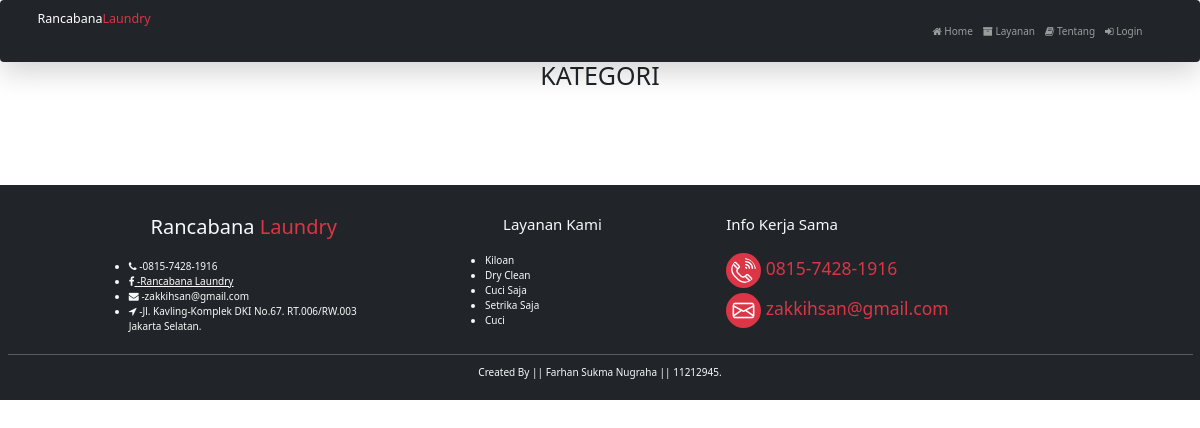
The page /service.php on the database as committed earlier.
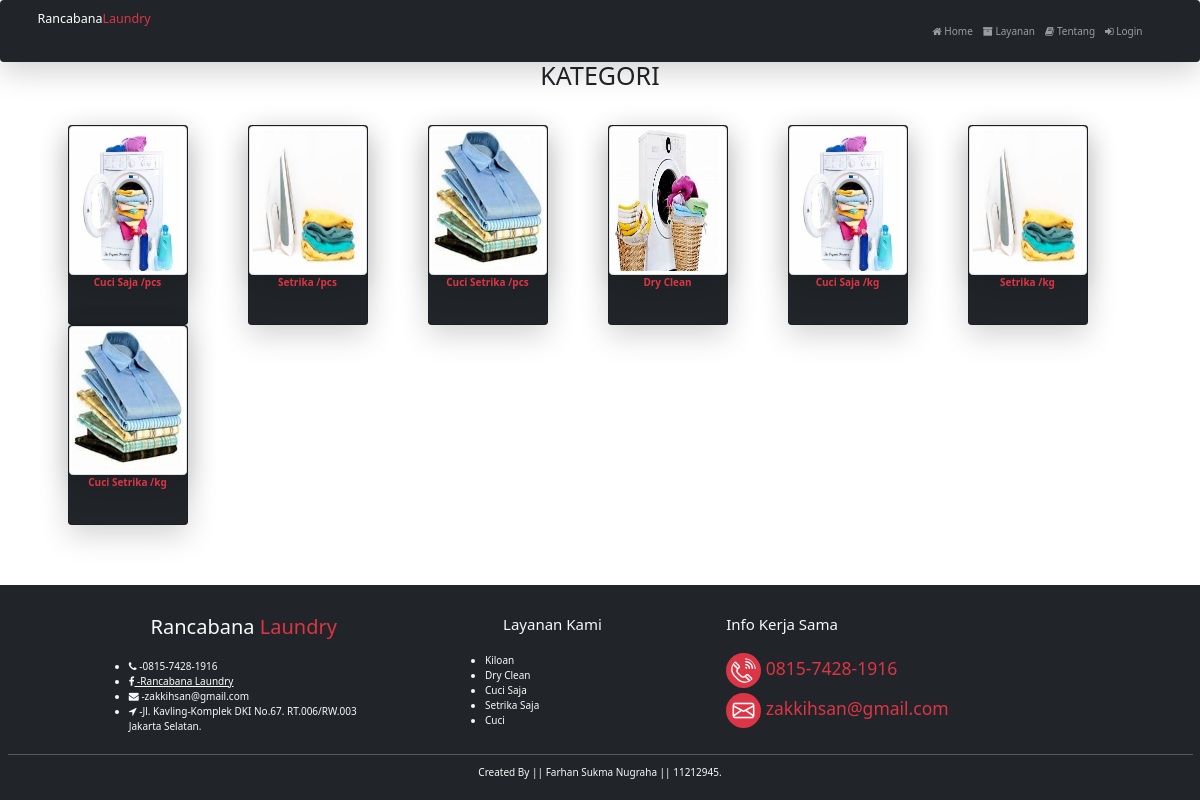
The same page on the database as committed later.
### tables this page shows
CREATE TABLE `kategori` (
  `id_kategori` int(11) NOT NULL,
  `nama_kategori` varchar(100) NOT NULL,
  `proses` varchar(100) NOT NULL,
  `des_kategori` text NOT NULL,
  `foto_kategori` varchar(100) NOT NULL
);

### service.php (the view, shortened to what this page needs)
<?php
	require_once("inc/navbar.php");
  require_once("koneksi.php");
  $query = "SELECT * FROM kategori";
  $data = mysqli_query($conn, $query);
?>
<br><br>
<div class="container">
	<h1 class="text-bs-primary text-center text-upper">KATEGORI</h1>
	<div class="row p-5">
	<?php
    if (mysqli_num_rows($data) > 0) {
    while ($kategori = mysqli_fetch_assoc($data)) {
    ?>
				<div class="col-md-2">
					<a href="paket.php?id=<?= $kategori['id_kategori']; ?>" class="card bg-dark text-center shadow-lg" style="width: 12rem; height: 20rem;">
						<img class="img-thumbnail shadow-lg h-75 w-100" src="img/<?= $kategori['foto_kategori']; ?>">
						<p class="text-center fw-bold text-danger"><?= $kategori['nama_kategori']; ?></p>
					</a>
				</div>
                <?php }
     }?>
	</div>
	</div>
	<?php require_once("inc/footer-nav.php"); ?>
<?php require_once("inc/footer.php"); ?>

### inc/header.php (shortened to what this page needs)
<!DOCTYPE html>
<html>
<head>
	<link href="assets/css/bootstrap.css" rel="stylesheet">
	<link rel="stylesheet" type="text/css" href="assets/css/bootstrap.min.css">
 	<link rel="stylesheet" type="text/css" href="assets/css/style.css">
	<link rel="stylesheet" type="text/css" href="assets/css/fontawesome-all.min.css">
	<link rel="stylesheet" type="text/css" href="assets/css/all.min.css">
	<link rel="stylesheet" href="assets/css/font-awesome.min.css">
	<link rel="stylesheet" href="https://maxcdn.bootstrapcdn.com/font-awesome/4.4.0/css/font-awesome.min.css">
</head>

### inc/navbar.php (shortened to what this page needs)
<?php
	require_once("inc/header.php");
?>
<nav class="navbar navbar-expand-lg navbar-dark bg-dark shadow-lg fixed-top">
  <div class="container">
    <a class="navbar-brand" href="index.php">Rancabana<span class="text-danger">Laundry</span></a>
    <div class="collapse navbar-collapse text-right" id="navbarNav">
    <?php if (isset($_SESSION["pelanggan"])): ?>
    <ul class="navbar-nav ms-auto mb-2 mb-lg-0">
        <li class="nav-item">
        <a class="nav-link" href="index.php"><i class="fa fa-home icon-small"></i> Home</a>
        </li>
        <li class="nav-item">
          <a class="nav-link" href="keranjang.php"><i class="fa fa-shopping-cart icon-small"></i> Keranjang</a>
        </li>
        <li class="nav-item">
          <a class="nav-link" href="paket.php"><i class="fa fa-archive icon-small"></i> Layanan</a>
        </li>
        <li class="nav-item dropdown">
          <a class="nav-link dropdown-toggle" href="akun.php" role="button" data-bs-toggle="dropdown" aria-expanded="false"><i class="fa fa-user icon-small"></i> Akun
          </a>
          <ul class="dropdown-menu">
            <li><a class="dropdown-item" href="akun.php">Data Akun</a></li>
            <li><a class="dropdown-item" href="riwayat.php">Riwayat Belanja</a></li>
          </ul>
        </li>
        <li class="nav-item">
        <a class="nav-link" href="logout.php"><i class="fa fa-sign-out icon-small"></i> logout</a>
        </li>
      </ul>
      <?php else : ?>
      <ul class="navbar-nav ms-auto mb-2 mb-lg-0">
        <li class="nav-item">
        <a class="nav-link" href="index.php"><i class="fa fa-home icon-small"></i> Home</a>
        </li>
        <li class="nav-item">
          <a class="nav-link" href="paket.php"><i class="fa fa-archive icon-small"></i> Layanan</a>
        </li>
        <li class="nav-item">
        <a class="nav-link" href="about.php"><i class="fa fa-book icon-small"></i> Tentang</a>
        </li>
        <li class="nav-item">
        <a class="nav-link" href="login/login.php"><i class="fa fa-sign-in icon-small"></i> Login</a>
        </li>
      </ul>
      <?php endif ?>
    </div>
  </div>
</nav>

### koneksi.php (shortened to what this page needs)
<br><br>

### inc/footer-nav.php (shortened to what this page needs)
<div class="container-fluid bg-dark text-light pt-5 mt-5">
<div class="container">
<div class="row d-flex justify-content-between">
        <div class="col-xl-3 col-lg-4 col-md-4 col-sm-6">
                <div class="single-footer-caption mb-50">
                    <div class="footer-tittle">
                        <h2 class="text-center">Rancabana <span class="text-danger">Laundry</span></h2><br>
                        <ul>
                            <li><i class="fa fa-phone"></i> -0815-7428-1916</li>
                            <li><a href="https://www.facebook.com/rancabanalaundry/?_rdc=1&_rdr" class="text-white"><i class="fa fa-facebook-f"></i> -Rancabana Laundry</a></li>
                            <li><i class="fa fa-envelope"></i> -zakkihsan@gmail.com</li>
                            <li><i class="fa fa-location-arrow "></i> -Jl. Kavling-Komplek DKI No.67. RT.006/RW.003 Jakarta Selatan.</li>
                        </ul>
                    </div>
                </div>
            </div>
            <div class="col-xl-2 col-lg-2 col-md-2 col-sm-6">
                <div class="single-footer-caption mb-50">
                    <div class="footer-tittle">
                        <h4 class="text-center"> Layanan Kami</h4><br>
                        <ul>
                            <li> Kiloan</a></li>
                            <li> Dry Clean</a></li>
                            <li> Cuci Saja</a></li>
                            <li> Setrika Saja</a></li>
                            <li> Cuci</a></li>
                        </ul>
                    </div>
                </div>
            </div>
            <div class="col-xl-4 col-lg-6 col-md-6 col-sm-6">
                <div class="single-footer-caption mb-50">
                    <div class="footer-tittle">
                        <h4 class="">Info Kerja Sama</h4><br>
                    </div>
                </div>
                <h3 class="text-danger"><img src="img/icon/call2.png" class="rounded-circle bg-danger p-2"> 0815-7428-1916</i></h3>
                <h3 class="text-danger"><img src="img/icon/email.png" class="rounded-circle bg-danger p-2"> zakkihsan@gmail.com</i></h3>
            </div>
        </div>
    </div><hr>
        <p class="text-center pb-3">Created By || Farhan Sukma Nugraha || 11212945.</a></p>
</div>

### inc/footer.php (shortened to what this page needs)
</body>
</html>

Rows that differ between the two databases and show on the page:
added kategori: $kategori['id_kategori'] 1 (drawn), foto_kategori (picture), nama_kategori "Cuci Saja /pcs"
added kategori: foto_kategori (picture), nama_kategori "Setrika /pcs"
added kategori: foto_kategori (picture), nama_kategori "Cuci Setrika /pcs"
added kategori: foto_kategori (picture), nama_kategori "Dry Clean"
added kategori: foto_kategori (picture), nama_kategori "Cuci Saja /kg"
added kategori: foto_kategori (picture), nama_kategori "Setrika /kg"
added kategori: $kategori['id_kategori'] 12 (drawn), foto_kategori (picture), nama_kategori "Cuci Setrika /kg"
